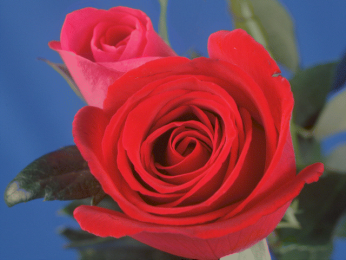
#> input picture DIP_FinalProject_1410832041_何秉翰/Rose.bmp, 346 x 260 px, found by its file name
$ python '1-a RGB.py'
#> lines starting #> are read from the running program, lines starting #| are printed output that depends on the picture
import numpy as np
import cv2

def RGB_model(f, channel):
    if (channel == 1):
        # Red
        return f[:,:,2]
    elif (channel == 2):
        # Green
        return f[:,:,2]
    else:
        # Blue
        return f[:,:,0]

def main():
    img = cv2.imread("Rose.bmp", -1)
#> img is the input picture: shape (260, 346, 3); mean B, G, R 80.2, 63.3, 128.8
    R = RGB_model(img, 1)
#> in RGB_model, `return f[:,:,2]`:
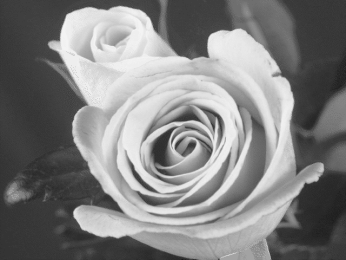
#> returned value: shape (260, 346); min 25, max 243, mean 128.8
    G = RGB_model(img, 2)
    B = RGB_model(img, 3)
#> call 3 of RGB_model, with channel = 3
#> in RGB_model (call 3), `return f[:,:,0]`:
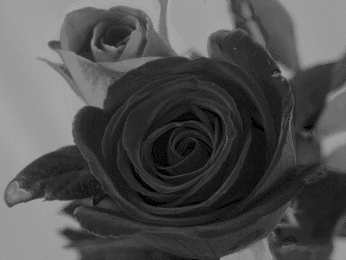
#> returned value: shape (260, 346); min 0, max 170, mean 80.2
    cv2.imshow("Original Image", img)
    cv2.imshow("Red", R)
    cv2.imshow("Green", G)
    cv2.imshow("Blue", B)
    cv2.waitKey(0)

main()

$ run again, with DIP_FinalProject_1410832041_何秉翰/Traffic_Lanes.bmp copied over DIP_FinalProject_1410832041_何秉翰/Rose.bmp
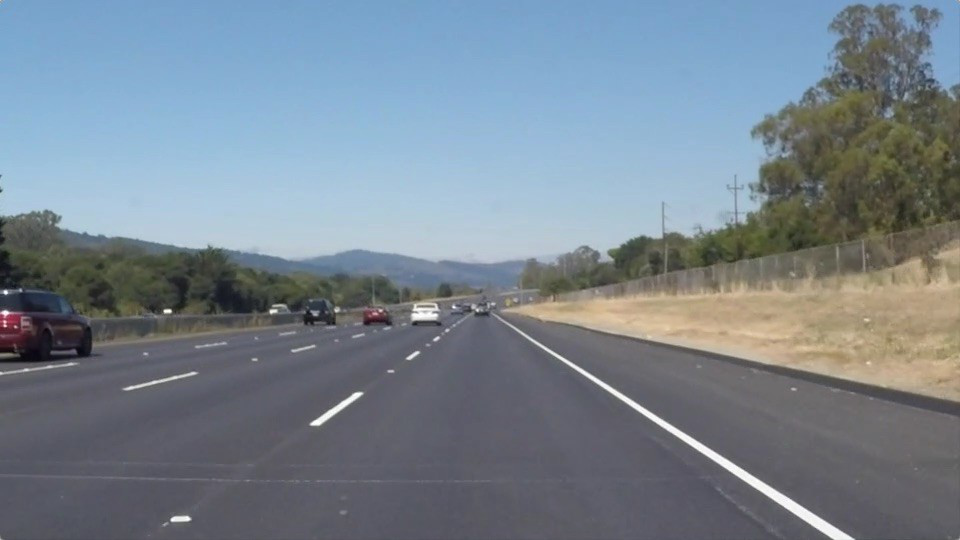
#> input picture DIP_FinalProject_1410832041_何秉翰/Traffic_Lanes.bmp, 960 x 540 px, found by its file name
#> in main, img is the input picture: shape (540, 960, 3); mean B, G, R 143.7, 132.5, 120.3
#> in RGB_model, `return f[:,:,2]`:
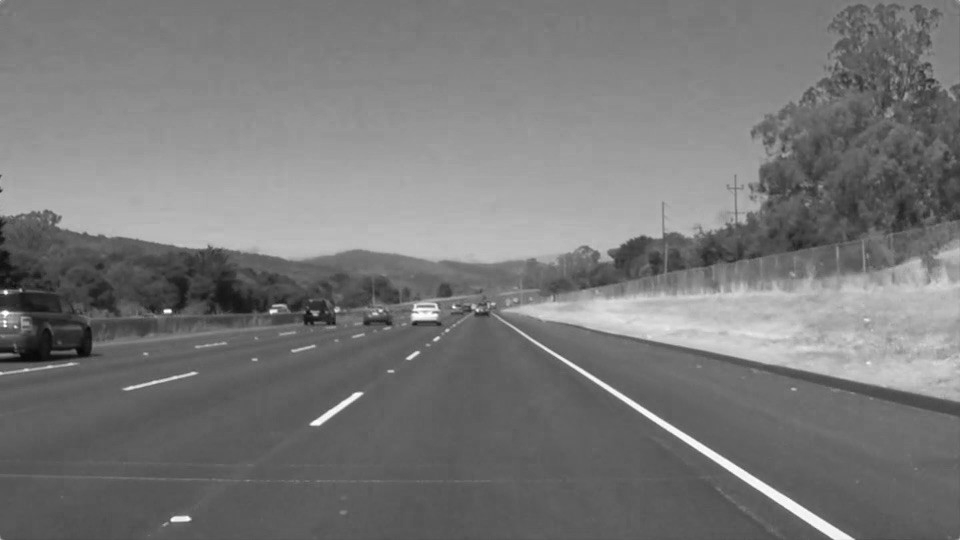
#> returned value: shape (540, 960); min 5, max 255, mean 120.3
#> in RGB_model (call 3), `return f[:,:,0]`:
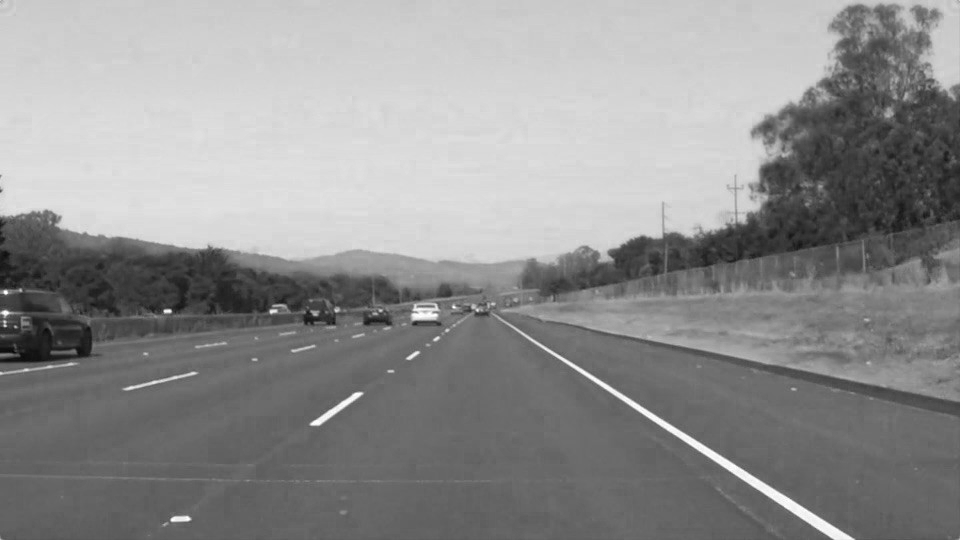
#> returned value: shape (540, 960); min 6, max 255, mean 143.7
